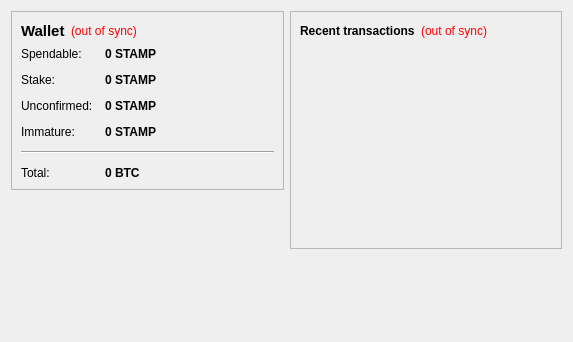
<?xml version="1.0" encoding="UTF-8"?>
<ui version="4.0">
 <class>OverviewPage</class>
 <widget class="QWidget" name="OverviewPage">
  <property name="geometry">
   <rect>
    <x>0</x>
    <y>0</y>
    <width>573</width>
    <height>342</height>
   </rect>
  </property>
  <property name="windowTitle">
   <string>Form</string>
  </property>
  <layout class="QHBoxLayout" name="horizontalLayout" stretch="1,1">
   <item>
    <layout class="QVBoxLayout" name="verticalLayout_2">
     <item>
      <widget class="QFrame" name="frame">
       <property name="frameShape">
        <enum>QFrame::StyledPanel</enum>
       </property>
       <property name="frameShadow">
        <enum>QFrame::Raised</enum>
       </property>
       <layout class="QVBoxLayout" name="verticalLayout_4">
        <item>
         <layout class="QHBoxLayout" name="horizontalLayout_4">
          <item>
           <widget class="QLabel" name="label_5">
            <property name="font">
             <font>
              <pointsize>11</pointsize>
              <weight>75</weight>
              <bold>true</bold>
             </font>
            </property>
            <property name="text">
             <string>Wallet</string>
            </property>
           </widget>
          </item>
          <item>
           <widget class="QLabel" name="labelWalletStatus">
            <property name="toolTip">
             <string>The displayed information may be out of date. Your wallet automatically synchronizes with the FoodStamp network after a connection is established, but this process has not completed yet.</string>
            </property>
            <property name="styleSheet">
             <string notr="true">QLabel { color: red; }</string>
            </property>
            <property name="text">
             <string notr="true">(out of sync)</string>
            </property>
            <property name="alignment">
             <set>Qt::AlignLeading|Qt::AlignLeft|Qt::AlignVCenter</set>
            </property>
           </widget>
          </item>
          <item>
           <spacer name="horizontalSpacer_2">
            <property name="orientation">
             <enum>Qt::Horizontal</enum>
            </property>
            <property name="sizeHint" stdset="0">
             <size>
              <width>40</width>
              <height>20</height>
             </size>
            </property>
           </spacer>
          </item>
         </layout>
        </item>
        <item>
         <layout class="QFormLayout" name="formLayout_2">
          <property name="fieldGrowthPolicy">
           <enum>QFormLayout::AllNonFixedFieldsGrow</enum>
          </property>
          <property name="horizontalSpacing">
           <number>12</number>
          </property>
          <property name="verticalSpacing">
           <number>12</number>
          </property>
          <item row="0" column="0">
           <widget class="QLabel" name="label">
            <property name="text">
             <string>Spendable:</string>
            </property>
           </widget>
          </item>
          <item row="0" column="1">
           <widget class="QLabel" name="labelBalance">
            <property name="font">
             <font>
              <weight>75</weight>
              <bold>true</bold>
             </font>
            </property>
            <property name="cursor">
             <cursorShape>IBeamCursor</cursorShape>
            </property>
            <property name="toolTip">
             <string>Your current spendable balance</string>
            </property>
            <property name="text">
             <string notr="true">0 STAMP</string>
            </property>
            <property name="textInteractionFlags">
             <set>Qt::LinksAccessibleByMouse|Qt::TextSelectableByKeyboard|Qt::TextSelectableByMouse</set>
            </property>
           </widget>
          </item>
          <item row="1" column="0">
           <widget class="QLabel" name="label_6">
            <property name="text">
             <string>Stake:</string>
            </property>
           </widget>
          </item>
          <item row="1" column="1">
           <widget class="QLabel" name="labelStake">
            <property name="font">
             <font>
              <weight>75</weight>
              <bold>true</bold>
             </font>
            </property>
            <property name="cursor">
             <cursorShape>IBeamCursor</cursorShape>
            </property>
            <property name="toolTip">
             <string>Total of coins that was staked, and do not yet count toward the current balance</string>
            </property>
            <property name="text">
             <string notr="true">0 STAMP</string>
            </property>
            <property name="textInteractionFlags">
             <set>Qt::LinksAccessibleByMouse|Qt::TextSelectableByKeyboard|Qt::TextSelectableByMouse</set>
            </property>
           </widget>
          </item>
          <item row="2" column="0">
           <widget class="QLabel" name="label_3">
            <property name="text">
             <string>Unconfirmed:</string>
            </property>
           </widget>
          </item>
          <item row="2" column="1">
           <widget class="QLabel" name="labelUnconfirmed">
            <property name="font">
             <font>
              <weight>75</weight>
              <bold>true</bold>
             </font>
            </property>
            <property name="cursor">
             <cursorShape>IBeamCursor</cursorShape>
            </property>
            <property name="toolTip">
             <string>Total of transactions that have yet to be confirmed, and do not yet count toward the current balance</string>
            </property>
            <property name="text">
             <string notr="true">0 STAMP</string>
            </property>
            <property name="textInteractionFlags">
             <set>Qt::LinksAccessibleByMouse|Qt::TextSelectableByKeyboard|Qt::TextSelectableByMouse</set>
            </property>
           </widget>
          </item>
          <item row="3" column="0">
           <widget class="QLabel" name="labelImmatureText">
            <property name="text">
             <string>Immature:</string>
            </property>
           </widget>
          </item>
          <item row="3" column="1">
           <widget class="QLabel" name="labelImmature">
            <property name="font">
             <font>
              <weight>75</weight>
              <bold>true</bold>
             </font>
            </property>
            <property name="toolTip">
             <string>Mined balance that has not yet matured</string>
            </property>
            <property name="text">
             <string notr="true">0 STAMP</string>
            </property>
            <property name="textInteractionFlags">
             <set>Qt::LinksAccessibleByMouse|Qt::TextSelectableByKeyboard|Qt::TextSelectableByMouse</set>
            </property>
           </widget>
          </item>
          <item row="4" column="0" colspan="2">
           <widget class="Line" name="line">
            <property name="orientation">
             <enum>Qt::Horizontal</enum>
            </property>
           </widget>
          </item>
          <item row="5" column="0">
           <widget class="QLabel" name="labelTotalText">
            <property name="text">
             <string>Total:</string>
            </property>
           </widget>
          </item>
          <item row="5" column="1">
           <widget class="QLabel" name="labelTotal">
            <property name="font">
             <font>
              <weight>75</weight>
              <bold>true</bold>
             </font>
            </property>
            <property name="cursor">
             <cursorShape>IBeamCursor</cursorShape>
            </property>
            <property name="toolTip">
             <string>Your current total balance</string>
            </property>
            <property name="text">
             <string notr="true">0 BTC</string>
            </property>
            <property name="textInteractionFlags">
             <set>Qt::LinksAccessibleByMouse|Qt::TextSelectableByKeyboard|Qt::TextSelectableByMouse</set>
            </property>
           </widget>
          </item>
         </layout>
        </item>
       </layout>
      </widget>
     </item>
     <item>
      <spacer name="verticalSpacer">
       <property name="orientation">
        <enum>Qt::Vertical</enum>
       </property>
       <property name="sizeHint" stdset="0">
        <size>
         <width>20</width>
         <height>40</height>
        </size>
       </property>
      </spacer>
     </item>
    </layout>
   </item>
   <item>
    <layout class="QVBoxLayout" name="verticalLayout_3">
     <item>
      <widget class="QFrame" name="frame_2">
       <property name="frameShape">
        <enum>QFrame::StyledPanel</enum>
       </property>
       <property name="frameShadow">
        <enum>QFrame::Raised</enum>
       </property>
       <layout class="QVBoxLayout" name="verticalLayout">
        <item>
         <layout class="QHBoxLayout" name="horizontalLayout_2">
          <item>
           <widget class="QLabel" name="label_4">
            <property name="text">
             <string>&lt;b&gt;Recent transactions&lt;/b&gt;</string>
            </property>
           </widget>
          </item>
          <item>
           <widget class="QLabel" name="labelTransactionsStatus">
            <property name="toolTip">
             <string>The displayed information may be out of date. Your wallet automatically synchronizes with the FoodStamp network after a connection is established, but this process has not completed yet.</string>
            </property>
            <property name="styleSheet">
             <string notr="true">QLabel { color: red; }</string>
            </property>
            <property name="text">
             <string notr="true">(out of sync)</string>
            </property>
            <property name="alignment">
             <set>Qt::AlignRight|Qt::AlignTrailing|Qt::AlignVCenter</set>
            </property>
           </widget>
          </item>
          <item>
           <spacer name="horizontalSpacer">
            <property name="orientation">
             <enum>Qt::Horizontal</enum>
            </property>
            <property name="sizeHint" stdset="0">
             <size>
              <width>40</width>
              <height>20</height>
             </size>
            </property>
           </spacer>
          </item>
         </layout>
        </item>
        <item>
         <widget class="QListView" name="listTransactions">
          <property name="styleSheet">
           <string notr="true">QListView { background: transparent; }</string>
          </property>
          <property name="frameShape">
           <enum>QFrame::NoFrame</enum>
          </property>
          <property name="verticalScrollBarPolicy">
           <enum>Qt::ScrollBarAlwaysOff</enum>
          </property>
          <property name="horizontalScrollBarPolicy">
           <enum>Qt::ScrollBarAlwaysOff</enum>
          </property>
          <property name="selectionMode">
           <enum>QAbstractItemView::NoSelection</enum>
          </property>
         </widget>
        </item>
       </layout>
      </widget>
     </item>
     <item>
      <spacer name="verticalSpacer_2">
       <property name="orientation">
        <enum>Qt::Vertical</enum>
       </property>
       <property name="sizeHint" stdset="0">
        <size>
         <width>20</width>
         <height>40</height>
        </size>
       </property>
      </spacer>
     </item>
    </layout>
   </item>
  </layout>
 </widget>
 <resources/>
 <connections/>
</ui>
